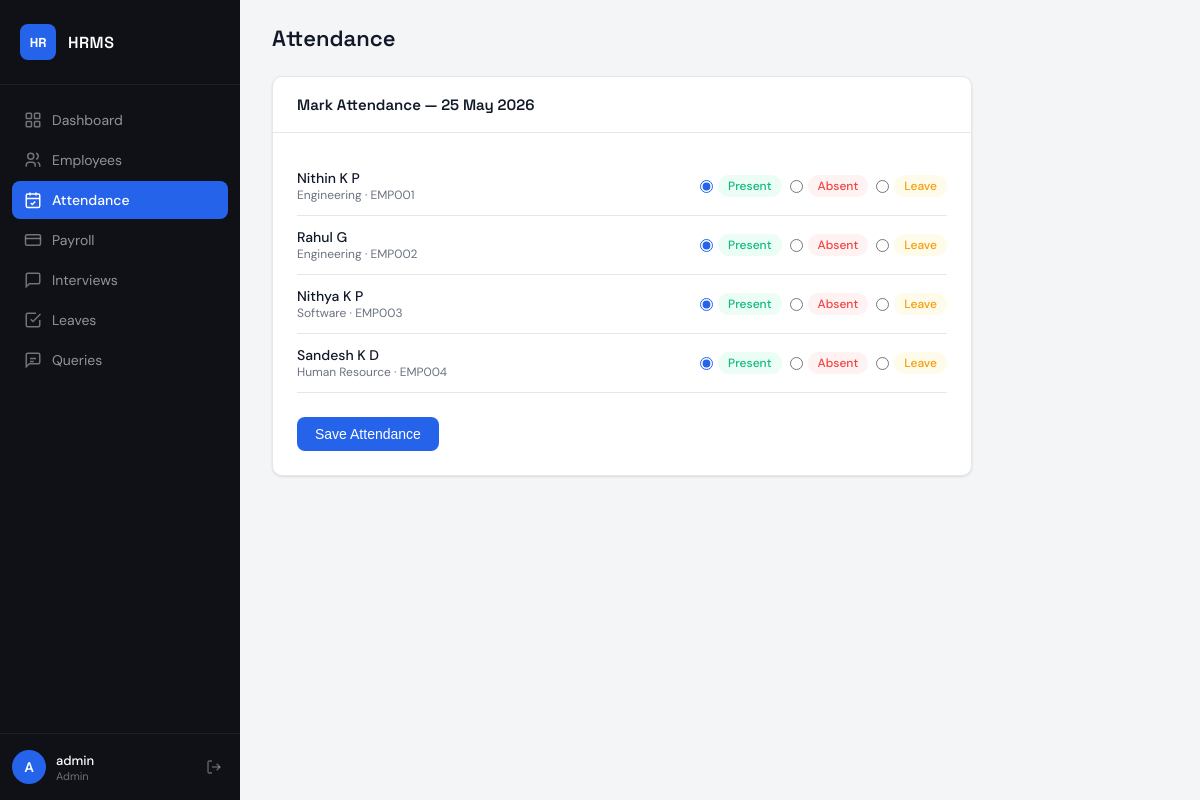
Page /attendance (signed in) on the committed database.
### app.py (models this page shows)
class Employee(db.Model):
    id = db.Column(db.Integer, primary_key=True)
    emp_number = db.Column(db.String(20), unique=True, nullable=False)
    first_name = db.Column(db.String(80), nullable=False)
    last_name = db.Column(db.String(80), nullable=False)
    position = db.Column(db.String(100))
    department = db.Column(db.String(100))
    email = db.Column(db.String(120), unique=True)
    salary = db.Column(db.Float, default=0)
    joined_date = db.Column(db.Date, default=date.today)
    is_active = db.Column(db.Boolean, default=True)

### app.py (the view, shortened to what this page needs)
@app.route('/attendance', methods=['GET', 'POST'])
@login_required
@admin_required
def attendance():
    today = date.today()
    employees = Employee.query.filter_by(is_active=True).all()
    records = {a.employee_id: a.status for a in Attendance.query.filter_by(date=today).all()}
    return render_template('attendance.html', employees=employees, records=records, today=today)

### app.py (called while the page is built)
def login_required(f):
    @wraps(f)
    def decorated(*args, **kwargs):
        if 'user_id' not in session:
            return redirect(url_for('login'))
        return f(*args, **kwargs)
    return decorated

def admin_required(f):
    @wraps(f)
    def decorated(*args, **kwargs):
        if session.get('role') != 'admin':
            flash('Admin access required.', 'danger')
            return redirect(url_for('dashboard'))
        return f(*args, **kwargs)
    return decorated

### templates/attendance.html (shortened to what this page needs)
{% extends "base.html" %}
{% block page_title %}Attendance{% endblock %}
{% block content %}
<div class="card" style="max-width:700px;">
  <div class="card-header">
    <span class="card-title">Mark Attendance — {{ today.strftime('%d %B %Y') }}</span>
  </div>
  <div class="card-body">
    <form method="POST">
      {% for emp in employees %}
      <div class="attendance-row">
        <div>
          <div class="att-name">{{ emp.first_name }} {{ emp.last_name }}</div>
          <div class="att-dept">{{ emp.department }} · {{ emp.emp_number }}</div>
        </div>
        <div class="att-toggle">
          {% set current = records.get(emp.id, 'present') %}
          <label>
            <input type="radio" name="status_{{ emp.id }}" value="present" {% if current == 'present' %}checked{% endif %}>
            <span class="badge badge-success">Present</span>
          </label>
          <label>
            <input type="radio" name="status_{{ emp.id }}" value="absent" {% if current == 'absent' %}checked{% endif %}>
            <span class="badge badge-danger">Absent</span>
          </label>
          <label>
            <input type="radio" name="status_{{ emp.id }}" value="leave" {% if current == 'leave' %}checked{% endif %}>
            <span class="badge badge-warning">Leave</span>
          </label>
        </div>
      </div>
      {% else %}
      <div class="empty-state"><p>No employees added yet.</p></div>
      {% endfor %}
      {% if employees %}
      <div style="margin-top:24px;">
        <button type="submit" class="btn btn-primary">Save Attendance</button>
      </div>
      {% endif %}
    </form>
  </div>
</div>
{% endblock %}

### static/css/style.css (style rules this page uses)
*, *::before, *::after { box-sizing: border-box; margin: 0; padding: 0; }
:root { --bg: #f4f5f7; --surface: #ffffff; --sidebar: #0f1117; --sidebar-hover: #1e2130; --sidebar-active: #2563eb; --primary: #2563eb; --primary-light: #eff6ff; --success: #10b981; --success-light: #ecfdf5; --danger: #ef4444; --danger-light: #fef2f2; --warning: #f59e0b; --warning-light: #fffbeb; --text: #111827; --muted: #6b7280; --border: #e5e7eb; --radius: 10px; --shadow: 0 1px 3px rgba(0,0,0,.08), 0 1px 2px rgba(0,0,0,.04); --shadow-md: 0 4px 16px rgba(0,0,0,.10); font-family: 'DM Sans', sans-serif; }
body { background: var(--bg); color: var(--text); min-height: 100vh; }
.card { background: var(--surface); border-radius: var(--radius); box-shadow: var(--shadow); border: 1px solid var(--border); }
.card-header { padding: 18px 24px; border-bottom: 1px solid var(--border); display: flex; align-items: center; justify-content: space-between; }
.card-title { font-family: 'Space Grotesk', sans-serif; font-size: 15px; font-weight: 600; }
.card-body { padding: 24px; }
.btn { display: inline-flex; align-items: center; gap: 6px; padding: 9px 18px; border-radius: 8px; font-size: 14px; font-weight: 500; cursor: pointer; border: none; text-decoration: none; transition: all .15s ease; white-space: nowrap; }
.btn-primary { background: var(--primary); color: #fff; }
.badge { display: inline-flex; align-items: center; padding: 3px 10px; border-radius: 999px; font-size: 12px; font-weight: 500; }
.badge-success { background: var(--success-light); color: var(--success); }
.badge-danger { background: var(--danger-light); color: var(--danger); }
.badge-warning { background: var(--warning-light); color: var(--warning); }
label { font-size: 13px; font-weight: 500; color: var(--muted); }
input, select, textarea { padding: 10px 13px; border: 1px solid var(--border); border-radius: 8px; font-size: 14px; font-family: inherit; background: var(--surface); color: var(--text); transition: border-color .15s, box-shadow .15s; outline: none; width: 100%; }
.attendance-row { display: flex; align-items: center; justify-content: space-between; padding: 12px 0; border-bottom: 1px solid var(--border); gap: 16px; }
.att-name { font-size: 14px; font-weight: 500; flex: 1; }
.att-dept { font-size: 12px; color: var(--muted); }
.att-toggle { display: flex; gap: 8px; }
.att-toggle label { display: flex; align-items: center; gap: 5px; font-size: 13px; cursor: pointer; font-weight: 400; color: var(--text); }
.att-toggle input[type=radio] { accent-color: var(--primary); }

### rows in the picture
Employee: first_name "Nithin", last_name "K P", department "Engineering", emp_number "EMP001"
Employee: first_name "Rahul", last_name "G", department "Engineering", emp_number "EMP002"
Employee: first_name "Nithya", last_name "K P", department "Software", emp_number "EMP003"
Employee: first_name "Sandesh", last_name "K D", department "Human Resource", emp_number "EMP004"

### other values in the picture
{{ session.username[0]|upper }} "A"
{{ session.username }} "admin"
{{ session.role|capitalize }} "Admin"
